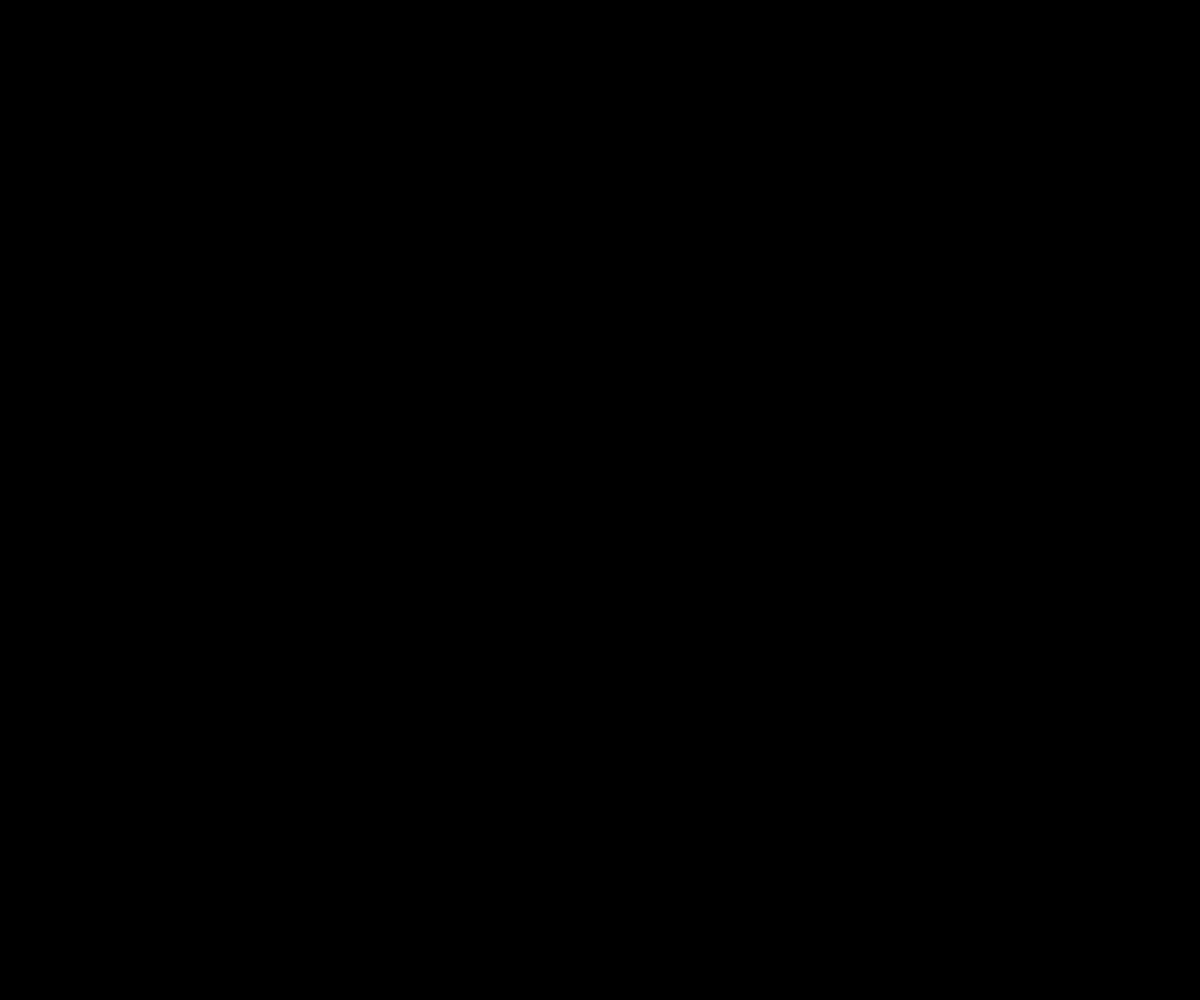
Frame 1 (no input)
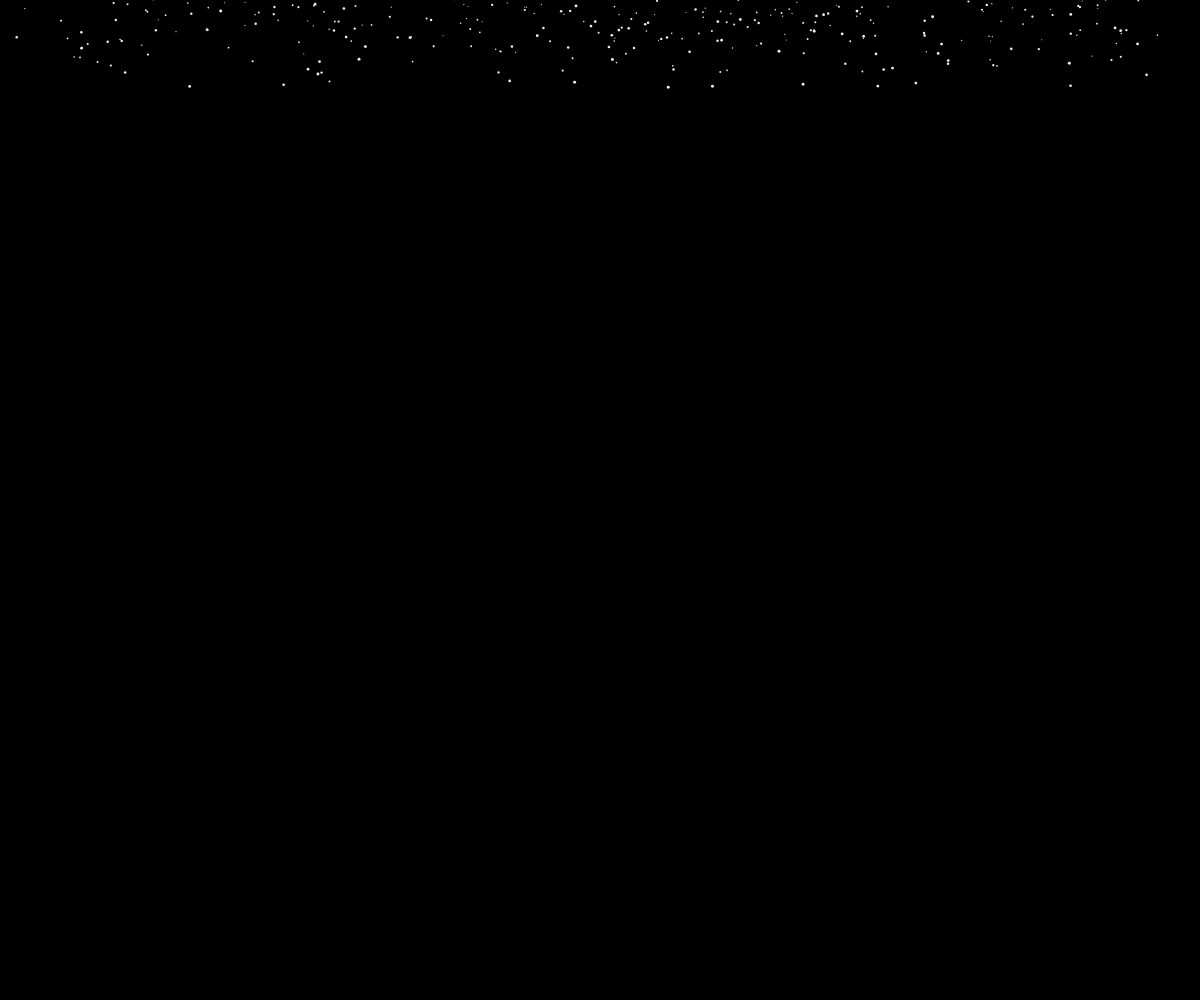
Frame 60 (no input)
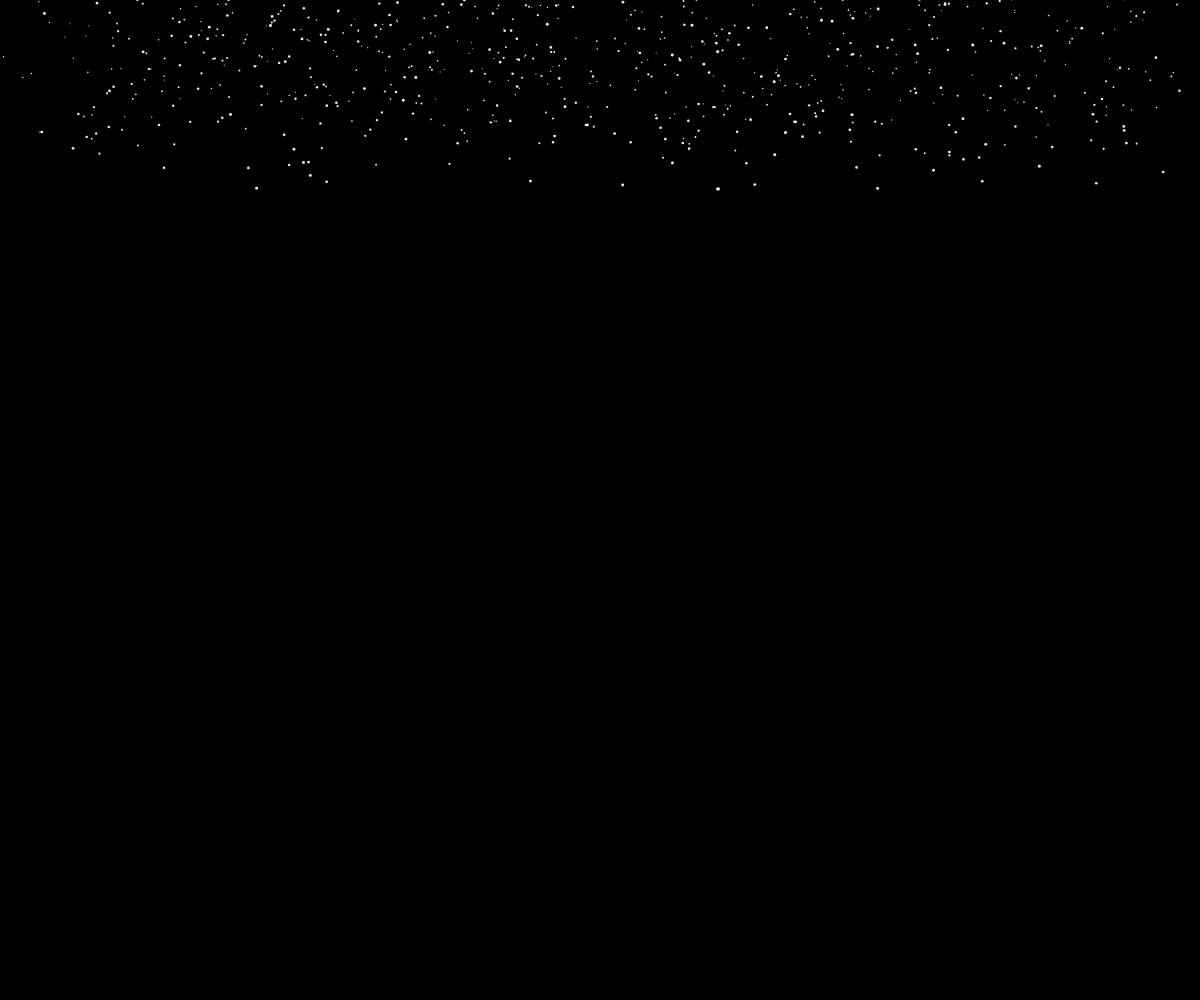
Frame 120 (the mouse pressed at the canvas centre since frame 60)

The p5.js sketch that drew these frames (run headless with seeded random() and noise() and a simulated clock; from frame 60 on, the mouse is pressed at the canvas centre):

// p5.js sketch
// ── sketch.js

let snowflakes = []; // array to hold snowflake objects

function setup() {
  createCanvas(windowWidth, windowHeight);
  fill(240);
  noStroke();
}

function draw() {
  background("black");
  let t = frameCount / 250; // update time

  // create a random number of snowflakes each frame
  for (let i = 0; i < random(30); i++) {
    snowflakes.push(new snowflake()); // append snowflake object
  }

  // loop through snowflakes with a for..of loop
  for (let flake of snowflakes) {
    flake.update(t); // update snowflake position
    flake.display(); // draw snowflake
  }
}

// snowflake class
function snowflake() {
  // initialize coordinates
  this.posX = 0;
  this.posY = random(-50, 0);
  this.initialangle = random(0, 2 * PI);
  this.size = random(1, 3);

  // radius of snowflake spiral
  // chosen so the snowflakes are uniformly spread out in area
  this.radius = sqrt(random(pow(width / 2, 2)));

  this.update = function(time) {
    // x position follows a circle
    let w = 0.6; // angular speed
    let angle = w * time + this.initialangle;
    this.posX = width / 2 + this.radius * sin(angle);

    // different size snowflakes fall at slightly different y speeds
    this.posY += pow(this.size, 0.5);

    // delete snowflake if past end of screen
    if (this.posY > height) {
      let index = snowflakes.indexOf(this);
      snowflakes.splice(index, 1);
    }
  };

  this.display = function() {
    ellipse(this.posX, this.posY, this.size);
  };
}
